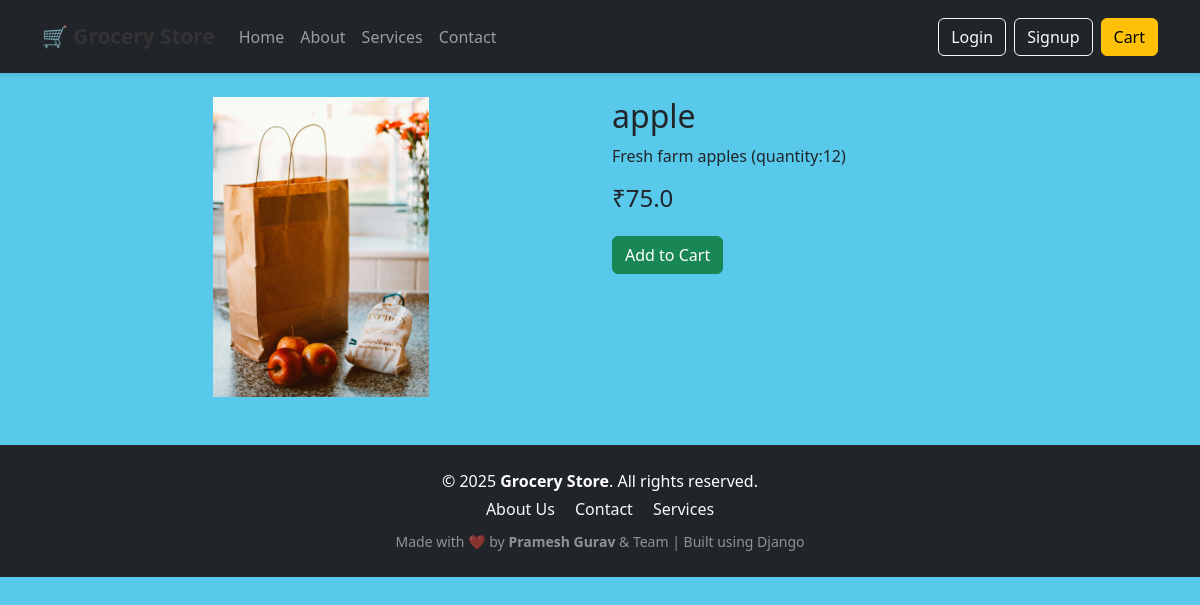
/product/1/, run on an earlier commit of the app's database.
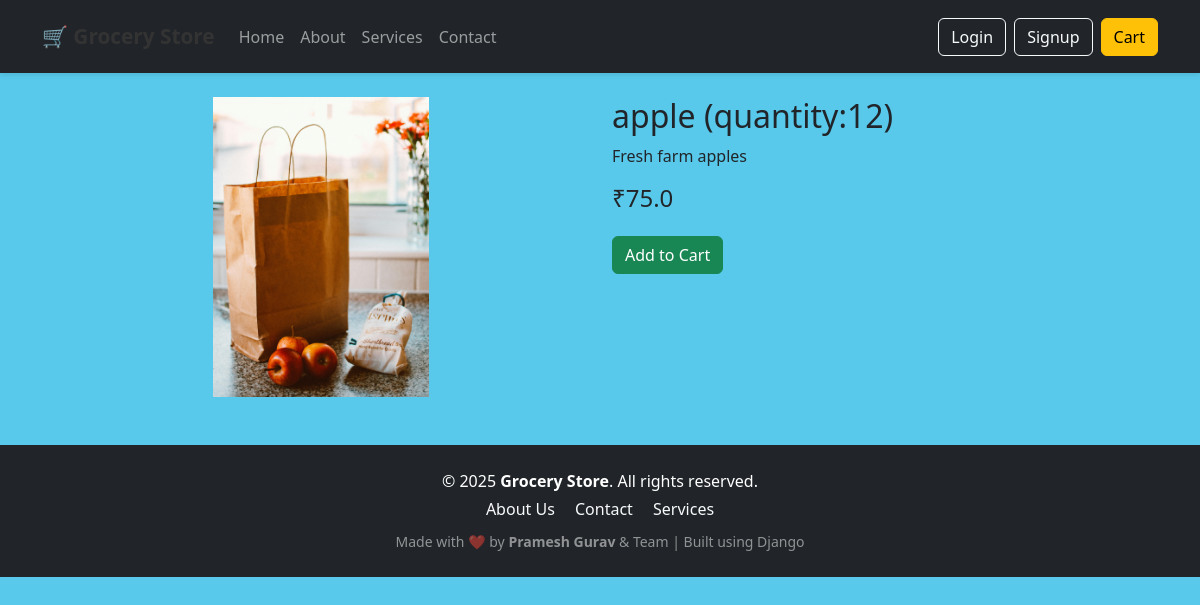
And on a later commit of the database.
### store/models.py (models this page shows, shortened)
class Product(models.Model):
    title = models.CharField(max_length=255)
    category = models.ForeignKey(Category, on_delete=models.CASCADE)
    description = models.TextField()
    price = models.FloatField()
    image = models.ImageField(upload_to='products/')

### store/views.py (the view)
# urls.py: path('product/<int:pk>/', views.product_detail, name='product_detail'),
def product_detail(request, pk):
    product = get_object_or_404(Product, pk=pk)
    return render(request, 'store/product_detail.html', {'product': product})

### store/templates/store/product_detail.html
{% extends 'store/base.html' %}
{% block content %}
<div class="container mt-4">
  <div class="row">
    <div class="col-md-6 text-center">
      <img src="{{ product.image.url }}" class="img-fluid" style="max-height: 300px;">
    </div>
    <div class="col-md-6">
      <h2>{{ product.title }}</h2>
      <p>{{ product.description }}</p>
      <h4>₹{{ product.price }}</h4>
      <a href="{% url 'add_to_cart' product.pk %}" class="btn btn-success mt-3">Add to Cart</a>
    </div>
  </div>
</div>
{% endblock %}

What changed in the data, as far as the page shows it:
changed Product: title "apple" → "apple (quantity:12)"; description "Fresh farm apples (quantity:12)" → "Fresh farm apples"
